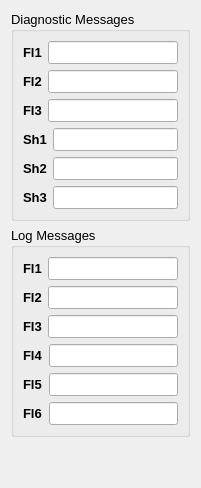
     <widget class="QWidget" name="tab_3">
      <attribute name="title">
       <string>Messages</string>
      </attribute>
      <layout class="QGridLayout" name="gridLayout_25">
       <item row="0" column="0">
        <layout class="QVBoxLayout" name="verticalLayout_43">
         <item>
          <widget class="QGroupBox" name="diagnosticMessages_groupBox">
           <property name="minimumSize">
            <size>
             <width>0</width>
             <height>0</height>
            </size>
           </property>
           <property name="maximumSize">
            <size>
             <width>16777215</width>
             <height>16777215</height>
            </size>
           </property>
           <property name="font">
            <font>
             <pointsize>10</pointsize>
             <weight>50</weight>
             <bold>false</bold>
            </font>
           </property>
           <property name="title">
            <string>Diagnostic Messages</string>
           </property>
           <layout class="QGridLayout" name="gridLayout_22">
            <item row="0" column="0">
             <layout class="QGridLayout" name="gridLayout_8">
              <item row="0" column="0">
               <layout class="QVBoxLayout" name="verticalLayout_34">
                <item>
                 <widget class="QLabel" name="label_35">
                  <property name="sizePolicy">
                   <sizepolicy hsizetype="Preferred" vsizetype="Preferred">
                    <horstretch>0</horstretch>
                    <verstretch>0</verstretch>
                   </sizepolicy>
                  </property>
                  <property name="font">
                   <font>
                    <pointsize>10</pointsize>
                    <weight>75</weight>
                    <bold>true</bold>
                   </font>
                  </property>
                  <property name="text">
                   <string>Fl1</string>
                  </property>
                 </widget>
                </item>
                <item>
                 <widget class="QLabel" name="label_36">
                  <property name="sizePolicy">
                   <sizepolicy hsizetype="Preferred" vsizetype="Preferred">
                    <horstretch>0</horstretch>
                    <verstretch>0</verstretch>
                   </sizepolicy>
                  </property>
                  <property name="font">
                   <font>
                    <pointsize>10</pointsize>
                    <weight>75</weight>
                    <bold>true</bold>
                   </font>
                  </property>
                  <property name="text">
                   <string>Fl2</string>
                  </property>
                 </widget>
                </item>
                <item>
                 <widget class="QLabel" name="label_37">
                  <property name="sizePolicy">
                   <sizepolicy hsizetype="Preferred" vsizetype="Preferred">
                    <horstretch>0</horstretch>
                    <verstretch>0</verstretch>
                   </sizepolicy>
                  </property>
                  <property name="font">
                   <font>
                    <pointsize>10</pointsize>
                    <weight>75</weight>
                    <bold>true</bold>
                   </font>
                  </property>
                  <property name="text">
                   <string>Fl3</string>
                  </property>
                 </widget>
                </item>
               </layout>
              </item>
              <item row="0" column="1">
               <layout class="QVBoxLayout" name="verticalLayout_35">
                <item>
                 <widget class="QLineEdit" name="m_Fl1">
                  <property name="alignment">
                   <set>Qt::AlignRight|Qt::AlignTrailing|Qt::AlignVCenter</set>
                  </property>
                 </widget>
                </item>
                <item>
                 <widget class="QLineEdit" name="m_Fl2">
                  <property name="alignment">
                   <set>Qt::AlignRight|Qt::AlignTrailing|Qt::AlignVCenter</set>
                  </property>
                 </widget>
                </item>
                <item>
                 <widget class="QLineEdit" name="m_Fl3">
                  <property name="alignment">
                   <set>Qt::AlignRight|Qt::AlignTrailing|Qt::AlignVCenter</set>
                  </property>
                 </widget>
                </item>
               </layout>
              </item>
             </layout>
            </item>
            <item row="1" column="0">
             <layout class="QGridLayout" name="gridLayout_7">
              <item row="0" column="0">
               <layout class="QVBoxLayout" name="verticalLayout_36">
                <item>
                 <widget class="QLabel" name="label_38">
                  <property name="sizePolicy">
                   <sizepolicy hsizetype="Preferred" vsizetype="Preferred">
                    <horstretch>0</horstretch>
                    <verstretch>0</verstretch>
                   </sizepolicy>
                  </property>
                  <property name="font">
                   <font>
                    <pointsize>10</pointsize>
                    <weight>75</weight>
                    <bold>true</bold>
                   </font>
                  </property>
                  <property name="text">
                   <string>Sh1</string>
                  </property>
                 </widget>
                </item>
                <item>
                 <widget class="QLabel" name="label_39">
                  <property name="sizePolicy">
                   <sizepolicy hsizetype="Preferred" vsizetype="Preferred">
                    <horstretch>0</horstretch>
                    <verstretch>0</verstretch>
                   </sizepolicy>
                  </property>
                  <property name="font">
                   <font>
                    <pointsize>10</pointsize>
                    <weight>75</weight>
                    <bold>true</bold>
                   </font>
                  </property>
                  <property name="text">
                   <string>Sh2</string>
                  </property>
                 </widget>
                </item>
                <item>
                 <widget class="QLabel" name="label_40">
                  <property name="sizePolicy">
                   <sizepolicy hsizetype="Preferred" vsizetype="Preferred">
                    <horstretch>0</horstretch>
                    <verstretch>0</verstretch>
                   </sizepolicy>
                  </property>
                  <property name="font">
                   <font>
                    <pointsize>10</pointsize>
                    <weight>75</weight>
                    <bold>true</bold>
                   </font>
                  </property>
                  <property name="text">
                   <string>Sh3</string>
                  </property>
                 </widget>
                </item>
               </layout>
              </item>
              <item row="0" column="1">
               <layout class="QVBoxLayout" name="verticalLayout_37">
                <item>
                 <widget class="QLineEdit" name="m_Sh1">
                  <property name="alignment">
                   <set>Qt::AlignRight|Qt::AlignTrailing|Qt::AlignVCenter</set>
                  </property>
                 </widget>
                </item>
                <item>
                 <widget class="QLineEdit" name="m_Sh2">
                  <property name="alignment">
                   <set>Qt::AlignRight|Qt::AlignTrailing|Qt::AlignVCenter</set>
                  </property>
                 </widget>
                </item>
                <item>
                 <widget class="QLineEdit" name="m_Sh3">
                  <property name="alignment">
                   <set>Qt::AlignRight|Qt::AlignTrailing|Qt::AlignVCenter</set>
                  </property>
                 </widget>
                </item>
               </layout>
              </item>
             </layout>
            </item>
           </layout>
          </widget>
         </item>
         <item>
          <widget class="QGroupBox" name="logMessages_groupBox">
           <property name="minimumSize">
            <size>
             <width>0</width>
             <height>0</height>
            </size>
           </property>
           <property name="maximumSize">
            <size>
             <width>16777215</width>
             <height>16777215</height>
            </size>
           </property>
           <property name="font">
            <font>
             <pointsize>10</pointsize>
             <weight>50</weight>
             <bold>false</bold>
            </font>
           </property>
           <property name="title">
            <string>Log Messages</string>
           </property>
           <layout class="QGridLayout" name="gridLayout_24">
            <item row="0" column="0">
             <layout class="QHBoxLayout" name="horizontalLayout_17">
              <item>
               <layout class="QVBoxLayout" name="verticalLayout_31">
                <item>
                 <widget class="QLabel" name="label_41">
                  <property name="font">
                   <font>
                    <pointsize>10</pointsize>
                    <weight>75</weight>
                    <bold>true</bold>
                   </font>
                  </property>
                  <property name="text">
                   <string>Fl1</string>
                  </property>
                 </widget>
                </item>
                <item>
                 <widget class="QLabel" name="label_42">
                  <property name="font">
                   <font>
                    <pointsize>10</pointsize>
                    <weight>75</weight>
                    <bold>true</bold>
                   </font>
                  </property>
                  <property name="text">
                   <string>Fl2</string>
                  </property>
                 </widget>
                </item>
                <item>
                 <widget class="QLabel" name="label_43">
                  <property name="font">
                   <font>
                    <pointsize>10</pointsize>
                    <weight>75</weight>
                    <bold>true</bold>
                   </font>
                  </property>
                  <property name="text">
                   <string>Fl3</string>
                  </property>
                 </widget>
                </item>
               </layout>
              </item>
              <item>
               <layout class="QVBoxLayout" name="verticalLayout">
                <item>
                 <widget class="QLineEdit" name="m_logFl1">
                  <property name="alignment">
                   <set>Qt::AlignRight|Qt::AlignTrailing|Qt::AlignVCenter</set>
                  </property>
                 </widget>
                </item>
                <item>
                 <widget class="QLineEdit" name="m_logFl2">
                  <property name="alignment">
                   <set>Qt::AlignRight|Qt::AlignTrailing|Qt::AlignVCenter</set>
                  </property>
                 </widget>
                </item>
                <item>
                 <widget class="QLineEdit" name="m_logFl3">
                  <property name="alignment">
                   <set>Qt::AlignRight|Qt::AlignTrailing|Qt::AlignVCenter</set>
                  </property>
                 </widget>
                </item>
               </layout>
              </item>
             </layout>
            </item>
            <item row="1" column="0">
             <layout class="QHBoxLayout" name="horizontalLayout_16">
              <item>
               <layout class="QVBoxLayout" name="verticalLayout_33">
                <item>
                 <widget class="QLabel" name="label_44">
                  <property name="font">
                   <font>
                    <pointsize>10</pointsize>
                    <weight>75</weight>
                    <bold>true</bold>
                   </font>
                  </property>
                  <property name="text">
                   <string>Fl4</string>
                  </property>
                 </widget>
                </item>
                <item>
                 <widget class="QLabel" name="label_45">
                  <property name="font">
                   <font>
                    <pointsize>10</pointsize>
                    <weight>75</weight>
                    <bold>true</bold>
                   </font>
                  </property>
                  <property name="text">
                   <string>Fl5</string>
                  </property>
                 </widget>
                </item>
                <item>
                 <widget class="QLabel" name="label_46">
                  <property name="font">
                   <font>
                    <pointsize>10</pointsize>
                    <weight>75</weight>
                    <bold>true</bold>
                   </font>
                  </property>
                  <property name="text">
                   <string>Fl6</string>
                  </property>
                 </widget>
                </item>
               </layout>
              </item>
              <item>
               <layout class="QVBoxLayout" name="verticalLayout_32">
                <item>
                 <widget class="QLineEdit" name="m_logFl4">
                  <property name="alignment">
                   <set>Qt::AlignRight|Qt::AlignTrailing|Qt::AlignVCenter</set>
                  </property>
                 </widget>
                </item>
                <item>
                 <widget class="QLineEdit" name="m_logFl5">
                  <property name="alignment">
                   <set>Qt::AlignRight|Qt::AlignTrailing|Qt::AlignVCenter</set>
                  </property>
                 </widget>
                </item>
                <item>
                 <widget class="QLineEdit" name="m_logFl6">
                  <property name="alignment">
                   <set>Qt::AlignRight|Qt::AlignTrailing|Qt::AlignVCenter</set>
                  </property>
                 </widget>
                </item>
               </layout>
              </item>
             </layout>
            </item>
           </layout>
          </widget>
         </item>
         <item>
          <spacer name="verticalSpacer_3">
           <property name="orientation">
            <enum>Qt::Vertical</enum>
           </property>
           <property name="sizeHint" stdset="0">
            <size>
             <width>20</width>
             <height>40</height>
            </size>
           </property>
          </spacer>
         </item>
        </layout>
       </item>
      </layout>
     </widget>
